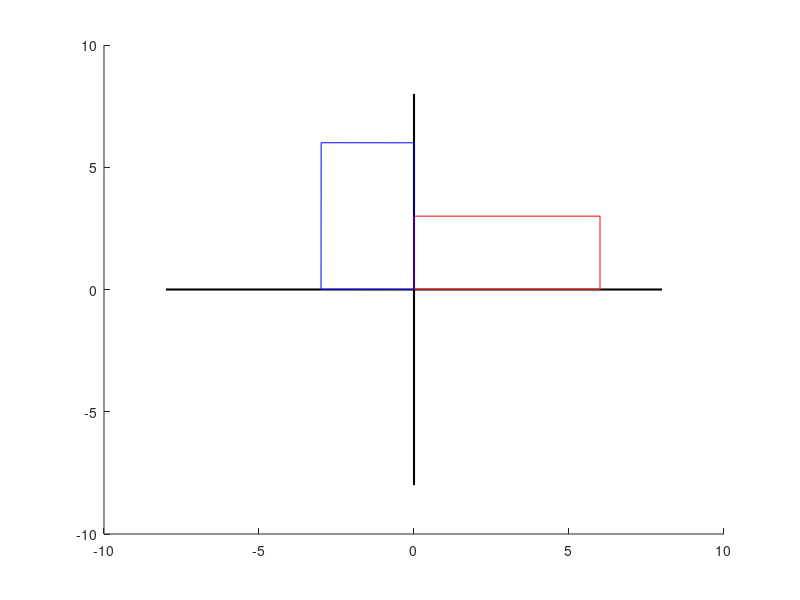

MATLAB code for this plot:
close all
clear all

angle_rad = deg2rad(90);

for t=0:0.01:angle_rad    
clf
line  ([-8 8], [0 0] , [0 0] , 'color' , [0 0 0], 'linewidth', 1.5); 
line  ([0 0], [-8 8] , [0 0] , 'color' , [0 0 0], 'linewidth', 1.5); 

p1 = [0,0];
p2 = [6,0];
p3 = [6,3];
p4 = [0,3];

line ([p1(1) p2(1)],[p1(2) p2(2)],[0 0],'color' , [1 0 0]); 
line ([p2(1) p3(1)],[p2(2) p3(2)],[0 0],'color' , [1 0 0]); 
line ([p3(1) p4(1)],[p3(2) p4(2)],[0 0],'color' , [1 0 0]); 
line ([p4(1) p1(1)],[p4(2) p1(2)],[0 0],'color' , [1 0 0]); 

Rz = [cos(t) -sin(t); sin(t) cos(t)];

p1r = Rz * p1';
p2r = Rz * p2';
p3r = Rz * p3';
p4r = Rz * p4';

line ([p1r(1) p2r(1)],[p1r(2) p2r(2)], [0 0],'color' , [0 0 1]);
line ([p2r(1) p3r(1)],[p2r(2) p3r(2)], [0 0],'color' , [0 0 1]);
line ([p3r(1) p4r(1)],[p3r(2) p4r(2)], [0 0],'color' , [0 0 1]);
line ([p4r(1) p1r(1)],[p4r(2) p1r(2)], [0 0],'color' , [0 0 1]);

pause(0.01);
end
